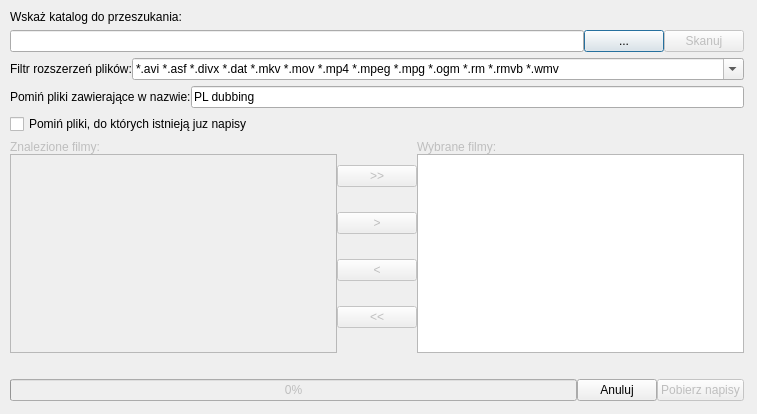
<ui version="4.0" >
 <class>frmScan</class>
 <widget class="QDialog" name="frmScan" >
  <property name="geometry" >
   <rect>
    <x>0</x>
    <y>0</y>
    <width>757</width>
    <height>414</height>
   </rect>
  </property>
  <property name="minimumSize" >
   <size>
    <width>480</width>
    <height>330</height>
   </size>
  </property>
  <property name="windowTitle" >
   <string>QNapi - skanowanie i dopasowywanie napisów</string>
  </property>
  <property name="windowIcon" >
   <iconset resource="../src/resources.qrc" >:/icon/qnapi-22-icon.png</iconset>
  </property>
  <widget class="QWidget" name="gridLayout" >
   <property name="geometry" >
    <rect>
     <x>10</x>
     <y>10</y>
     <width>734</width>
     <height>391</height>
    </rect>
   </property>
   <layout class="QGridLayout" >
    <property name="leftMargin" >
     <number>0</number>
    </property>
    <property name="topMargin" >
     <number>0</number>
    </property>
    <property name="rightMargin" >
     <number>0</number>
    </property>
    <property name="bottomMargin" >
     <number>0</number>
    </property>
    <property name="horizontalSpacing" >
     <number>0</number>
    </property>
    <item row="1" column="0" >
     <layout class="QHBoxLayout" >
      <item>
       <widget class="QLineEdit" name="leDirectory" >
        <property name="sizePolicy" >
         <sizepolicy vsizetype="Fixed" hsizetype="Expanding" >
          <horstretch>0</horstretch>
          <verstretch>0</verstretch>
         </sizepolicy>
        </property>
       </widget>
      </item>
      <item>
       <widget class="QPushButton" name="pbDirectorySelect" >
        <property name="text" >
         <string>...</string>
        </property>
       </widget>
      </item>
      <item>
       <widget class="QPushButton" name="pbScan" >
        <property name="enabled" >
         <bool>false</bool>
        </property>
        <property name="text" >
         <string>Skanuj</string>
        </property>
       </widget>
      </item>
     </layout>
    </item>
    <item row="0" column="0" >
     <widget class="QLabel" name="lbDirectory" >
      <property name="text" >
       <string>Wskaż katalog do przeszukania:</string>
      </property>
     </widget>
    </item>
    <item row="5" column="0" >
     <layout class="QHBoxLayout" >
      <item>
       <layout class="QVBoxLayout" >
        <item>
         <widget class="QLabel" name="lbFound" >
          <property name="enabled" >
           <bool>false</bool>
          </property>
          <property name="text" >
           <string>Znalezione filmy:</string>
          </property>
         </widget>
        </item>
        <item>
         <widget class="QListWidget" name="lwFound" >
          <property name="enabled" >
           <bool>false</bool>
          </property>
         </widget>
        </item>
       </layout>
      </item>
      <item>
       <layout class="QVBoxLayout" >
        <property name="leftMargin" >
         <number>0</number>
        </property>
        <property name="rightMargin" >
         <number>0</number>
        </property>
        <item>
         <widget class="QPushButton" name="pbAddAll" >
          <property name="enabled" >
           <bool>false</bool>
          </property>
          <property name="text" >
           <string>>></string>
          </property>
         </widget>
        </item>
        <item>
         <widget class="QPushButton" name="pbAdd" >
          <property name="enabled" >
           <bool>false</bool>
          </property>
          <property name="text" >
           <string>></string>
          </property>
         </widget>
        </item>
        <item>
         <widget class="QPushButton" name="pbRemove" >
          <property name="enabled" >
           <bool>false</bool>
          </property>
          <property name="text" >
           <string>&lt;</string>
          </property>
         </widget>
        </item>
        <item>
         <widget class="QPushButton" name="pbRemoveAll" >
          <property name="enabled" >
           <bool>false</bool>
          </property>
          <property name="text" >
           <string>&lt;&lt;</string>
          </property>
         </widget>
        </item>
       </layout>
      </item>
      <item>
       <layout class="QVBoxLayout" >
        <item>
         <widget class="QLabel" name="lbSelected" >
          <property name="enabled" >
           <bool>false</bool>
          </property>
          <property name="text" >
           <string>Wybrane filmy:</string>
          </property>
         </widget>
        </item>
        <item>
         <widget class="QListWidget" name="lwSelected" />
        </item>
       </layout>
      </item>
     </layout>
    </item>
    <item row="6" column="0" >
     <widget class="QLabel" name="lbAction" >
      <property name="text" >
       <string/>
      </property>
     </widget>
    </item>
    <item row="7" column="0" >
     <layout class="QHBoxLayout" >
      <property name="leftMargin" >
       <number>0</number>
      </property>
      <property name="topMargin" >
       <number>0</number>
      </property>
      <item>
       <widget class="QProgressBar" name="pbProgress" >
        <property name="enabled" >
         <bool>false</bool>
        </property>
        <property name="value" >
         <number>0</number>
        </property>
       </widget>
      </item>
      <item>
       <widget class="QPushButton" name="pbCancel" >
        <property name="text" >
         <string>Anuluj</string>
        </property>
       </widget>
      </item>
      <item>
       <widget class="QPushButton" name="pbGet" >
        <property name="enabled" >
         <bool>false</bool>
        </property>
        <property name="text" >
         <string>Pobierz napisy</string>
        </property>
       </widget>
      </item>
     </layout>
    </item>
    <item row="2" column="0" >
     <layout class="QHBoxLayout" >
      <property name="topMargin" >
       <number>0</number>
      </property>
      <item>
       <widget class="QLabel" name="lbFilter" >
        <property name="sizePolicy" >
         <sizepolicy vsizetype="Preferred" hsizetype="Maximum" >
          <horstretch>0</horstretch>
          <verstretch>0</verstretch>
         </sizepolicy>
        </property>
        <property name="text" >
         <string>Filtr rozszerzeń plików:</string>
        </property>
       </widget>
      </item>
      <item>
       <widget class="QComboBox" name="cbFilter" >
        <property name="editable" >
         <bool>true</bool>
        </property>
        <item>
         <property name="text" >
          <string>*.avi *.asf *.divx *.dat *.mkv *.mov *.mp4 *.mpeg *.mpg *.ogm *.rm *.rmvb *.wmv</string>
         </property>
        </item>
        <item>
         <property name="text" >
          <string>*.*</string>
         </property>
        </item>
       </widget>
      </item>
      <item>
       <layout class="QHBoxLayout" />
      </item>
     </layout>
    </item>
    <item row="3" column="0" >
     <layout class="QHBoxLayout" >
      <property name="topMargin" >
       <number>0</number>
      </property>
      <item>
       <widget class="QLabel" name="lbSkip" >
        <property name="text" >
         <string>Pomiń pliki zawierające w nazwie:</string>
        </property>
       </widget>
      </item>
      <item>
       <widget class="QLineEdit" name="leSkip" >
        <property name="text" >
         <string>PL dubbing</string>
        </property>
       </widget>
      </item>
     </layout>
    </item>
    <item row="4" column="0" >
     <widget class="QCheckBox" name="checkBox" >
      <property name="text" >
       <string>Pomiń pliki, do których istnieją juz napisy</string>
      </property>
     </widget>
    </item>
   </layout>
  </widget>
 </widget>
 <resources>
  <include location="../src/resources.qrc" />
 </resources>
 <connections>
  <connection>
   <sender>pbCancel</sender>
   <signal>clicked()</signal>
   <receiver>frmScan</receiver>
   <slot>close()</slot>
   <hints>
    <hint type="sourcelabel" >
     <x>404</x>
     <y>255</y>
    </hint>
    <hint type="destinationlabel" >
     <x>233</x>
     <y>144</y>
    </hint>
   </hints>
  </connection>
 </connections>
</ui>
